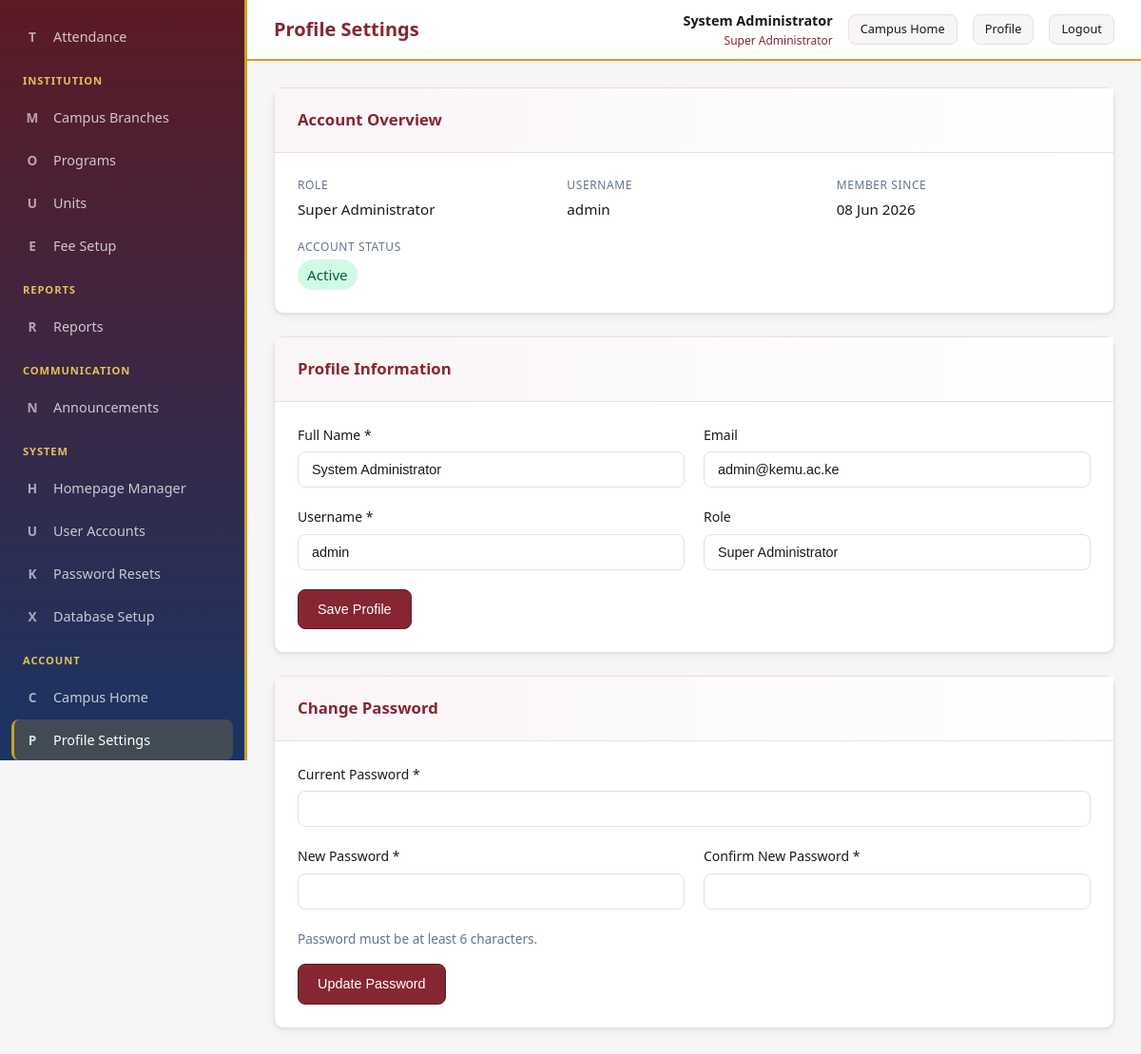
The app's page /modules/settings/profile.php (signed in) with its own data.
### tables this page shows
CREATE TABLE users (
    id INT AUTO_INCREMENT PRIMARY KEY,
    username VARCHAR(50) NOT NULL UNIQUE,
    password VARCHAR(255) NOT NULL,
    role ENUM('super_admin', 'admin', 'staff', 'student', 'faculty') NOT NULL,
    full_name VARCHAR(100) NOT NULL,
    email VARCHAR(100),
    related_id INT NULL,
    is_active TINYINT(1) DEFAULT 1,
    created_at TIMESTAMP DEFAULT CURRENT_TIMESTAMP
);

### includes/auth.php (called while the page is built, shortened)
<?php
require_once __DIR__ . '/functions.php';
function isLoggedIn(): bool
{
    return isset($_SESSION['user_id']);
}
function getCurrentUser(): ?array
{
    return [
        'id' => $_SESSION['user_id'],
        'username' => $_SESSION['username'],
        'role' => $_SESSION['user_role'],
        'full_name' => $_SESSION['full_name'],
        'related_id' => $_SESSION['related_id'] ?? null,
    ];
}
function getUserById(PDO $pdo, int $userId): ?array
{
    $stmt = $pdo->prepare("SELECT * FROM users WHERE id = ? AND is_active = 1");
    $stmt->execute([$userId]);
    $user = $stmt->fetch();
    return $user ?: null;
}
function canAccess(string $module): bool
{
    $role = $_SESSION['user_role'] ?? '';
    $permissions = [
        'super_admin' => ['dashboard', 'students', 'fees', 'fees_manage', 'faculty', 'library', 'institution', 'units', 'academics', 'reports', 'communications', 'settings', 'users', 'password_resets'],
        'admin' => ['dashboard', 'students', 'fees', 'fees_manage', 'faculty', 'library', 'institution', 'units', 'academics', 'reports', 'communications', 'users', 'password_resets'],
        'staff' => ['dashboard', 'students', 'fees', 'fees_manage', 'library', 'academics', 'reports', 'communications'],
        'faculty' => ['dashboard', 'library', 'academics', 'communications'],
        'student' => ['dashboard', 'fees_balance', 'library_student', 'academics_view', 'unit_registration', 'exam_card', 'semester_reporting', 'communications'],
    ];
    return in_array($module, $permissions[$role] ?? [], true);
}

### includes/functions.php (called while the page is built, shortened)
<?php
function sanitize(string $input): string
{
    return htmlspecialchars(trim($input), ENT_QUOTES, 'UTF-8');
}
function formatDate(?string $date): string
{
    return date('d M Y', strtotime($date));
}
function getRoleLabel(string $role): string
{
    $labels = [
        'super_admin' => 'Super Administrator',
        'admin' => 'Administrator',
        'staff' => 'Staff',
        'student' => 'Student',
        'faculty' => 'Faculty'
    ];
    return $labels[$role] ?? ucfirst($role);
}
function canManageHomepage(): bool
{
    return in_array($_SESSION['user_role'] ?? '', ['super_admin', 'admin'], true);
}

### modules/settings/profile.php (the view, shortened to what this page needs)
<?php
$pageTitle = 'Profile Settings';
require_once __DIR__ . '/../../includes/init.php';
$pdo = getDBConnection();
$userId = (int) $_SESSION['user_id'];
$user = getUserById($pdo, $userId);
$canChangeUsername = !in_array($user['role'], ['student', 'faculty'], true);
$user = getUserById($pdo, $userId);
require_once __DIR__ . '/../../includes/header.php';
?>
<div class="card">
    <div class="card-header"><h3>Account Overview</h3></div>
    <div class="card-body">
        <div class="detail-grid">
            <div class="detail-item"><label>Role</label><span><?= sanitize(getRoleLabel($user['role'])) ?></span></div>
            <div class="detail-item"><label>Username</label><span><?= sanitize($user['username']) ?></span></div>
            <div class="detail-item"><label>Member Since</label><span><?= formatDate($user['created_at']) ?></span></div>
            <div class="detail-item"><label>Account Status</label><span><span class="badge badge-success">Active</span></span></div>
        </div>
    </div>
</div>
<div class="card">
    <div class="card-header"><h3>Profile Information</h3></div>
    <div class="card-body">
        <form method="POST">
            <div class="form-row">
                <div class="form-group">
                    <label>Full Name *</label>
                    <input type="text" name="full_name" class="form-control" value="<?= sanitize($user['full_name']) ?>" required>
                </div>
                <div class="form-group">
                    <label>Email</label>
                    <input type="email" name="email" class="form-control" value="<?= sanitize($user['email'] ?? '') ?>">
                </div>
            </div>
            <div class="form-row">
                <div class="form-group">
                    <label>Username <?= $canChangeUsername ? '*' : '' ?></label>
                    <?php if ($canChangeUsername): ?>
                    <input type="text" name="username" class="form-control" value="<?= sanitize($user['username']) ?>" required>
                    <?php else: ?>
                    <input type="text" class="form-control" value="<?= sanitize($user['username']) ?>" disabled>
                    <p style="font-size:0.8rem;color:var(--text-muted);margin-top:6px;">Username is linked to your student number or staff ID and cannot be changed.</p>
                    <?php endif; ?>
                </div>
                <div class="form-group">
                    <label>Role</label>
                    <input type="text" class="form-control" value="<?= sanitize(getRoleLabel($user['role'])) ?>" disabled>
                </div>
            </div>
            <button type="submit" class="btn btn-primary">Save Profile</button>
        </form>
    </div>
</div>
<div class="card">
    <div class="card-header"><h3>Change Password</h3></div>
    <div class="card-body">
        <form method="POST">
            <div class="form-row">
                <div class="form-group">
                    <label>Current Password *</label>
                    <input type="password" name="current_password" class="form-control" required autocomplete="current-password">
                </div>
            </div>
            <div class="form-row">
                <div class="form-group">
                    <label>New Password *</label>
                    <input type="password" name="new_password" class="form-control" required minlength="6" autocomplete="new-password">
                </div>
                <div class="form-group">
                    <label>Confirm New Password *</label>
                    <input type="password" name="confirm_password" class="form-control" required minlength="6" autocomplete="new-password">
                </div>
            </div>
            <p style="font-size:0.85rem;color:var(--text-muted);margin-bottom:16px;">Password must be at least 6 characters.</p>
            <button type="submit" class="btn btn-primary">Update Password</button>
        </form>
    </div>
</div>
<?php require_once __DIR__ . '/../../includes/footer.php'; ?>

### includes/header.php (shortened to what this page needs)
<?php
require_once __DIR__ . '/init.php';
$currentUser = getCurrentUser();
$currentPage = basename($_SERVER['PHP_SELF'], '.php');
?>
<!DOCTYPE html>
<html lang="en">
<head>
    <link rel="stylesheet" href="<?= BASE_URL ?>/assets/css/style.css">
</head>
<body>
<div class="app-layout">
    <aside class="sidebar" id="sidebar">
        <nav class="sidebar-nav">
            <?php if (canAccess('academics')): ?>
            <div class="nav-section">
                <a href="<?= BASE_URL ?>/modules/academics/grades.php" class="nav-link <?= $currentPage === 'grades' ? 'active' : '' ?>">
                </a>
                <a href="<?= BASE_URL ?>/modules/academics/attendance.php" class="nav-link <?= $currentPage === 'attendance' ? 'active' : '' ?>">
                    <span class="nav-icon">T</span> Attendance
                </a>
            </div>
            <?php endif; ?>
            <?php if (canAccess('institution')): ?>
            <div class="nav-section">
                <div class="nav-section-title">Institution</div>
                <a href="<?= BASE_URL ?>/modules/institution/campus.php" class="nav-link <?= $currentPage === 'campus' ? 'active' : '' ?>">
                    <span class="nav-icon">M</span> Campus Branches
                </a>
                <a href="<?= BASE_URL ?>/modules/institution/programs.php" class="nav-link <?= $currentPage === 'programs' ? 'active' : '' ?>">
                    <span class="nav-icon">O</span> Programs
                </a>
                <a href="<?= BASE_URL ?>/modules/institution/units.php" class="nav-link <?= $currentPage === 'units' ? 'active' : '' ?>">
                    <span class="nav-icon">U</span> Units
                </a>
                <a href="<?= BASE_URL ?>/modules/institution/fees.php" class="nav-link <?= $currentPage === 'fees' && strpos($_SERVER['PHP_SELF'], 'institution') !== false ? 'active' : '' ?>">
                    <span class="nav-icon">E</span> Fee Setup
                </a>
            </div>
            <?php endif; ?>
            <?php if (canAccess('reports')): ?>
            <div class="nav-section">
                <div class="nav-section-title">Reports</div>
                <a href="<?= BASE_URL ?>/modules/reports/index.php" class="nav-link <?= $currentPage === 'index' && strpos($_SERVER['PHP_SELF'], 'reports') !== false ? 'active' : '' ?>">
                    <span class="nav-icon">R</span> Reports
                </a>
            </div>
            <?php endif; ?>
            <?php if (canAccess('communications')): ?>
            <div class="nav-section">
                <div class="nav-section-title">Communication</div>
                <a href="<?= BASE_URL ?>/modules/communications/announcements.php" class="nav-link <?= $currentPage === 'announcements' ? 'active' : '' ?>">
                    <span class="nav-icon">N</span> Announcements
                </a>
            </div>
            <?php endif; ?>
            <?php if (canAccess('users') || canAccess('settings') || canManageHomepage()): ?>
            <div class="nav-section">
                <div class="nav-section-title">System</div>
                <?php if (canManageHomepage()): ?>
                <a href="<?= BASE_URL ?>/modules/settings/homepage.php" class="nav-link <?= $currentPage === 'homepage' ? 'active' : '' ?>">
                    <span class="nav-icon">H</span> Homepage Manager
                </a>
                <?php endif; ?>
                <?php if (canAccess('users')): ?>
                <a href="<?= BASE_URL ?>/modules/settings/users.php" class="nav-link <?= $currentPage === 'users' ? 'active' : '' ?>">
                    <span class="nav-icon">U</span> User Accounts
                </a>
                <?php endif; ?>
                <?php if (canAccess('password_resets')): ?>
                <a href="<?= BASE_URL ?>/modules/settings/password_resets.php" class="nav-link <?= $currentPage === 'password_resets' ? 'active' : '' ?>">
                    <span class="nav-icon">K</span> Password Resets
                </a>
                <?php endif; ?>
                <?php if (canAccess('settings')): ?>
                <a href="<?= BASE_URL ?>/modules/settings/database.php" class="nav-link <?= $currentPage === 'database' ? 'active' : '' ?>">
                    <span class="nav-icon">X</span> Database Setup
                </a>
                <?php endif; ?>
            </div>
            <?php endif; ?>
            <div class="nav-section">
                <div class="nav-section-title">Account</div>
                <a href="<?= BASE_URL ?>/" class="nav-link">
                    <span class="nav-icon">C</span> Campus Home
                </a>
                <a href="<?= BASE_URL ?>/modules/settings/profile.php" class="nav-link <?= $currentPage === 'profile' ? 'active' : '' ?>">
                    <span class="nav-icon">P</span> Profile Settings
                </a>
            </div>
        </nav>
    </aside>
    <div class="main-content">
        <header class="top-header">
            <div style="display:flex;align-items:center;gap:12px;">
                <h1 class="page-title"><?= isset($pageTitle) ? sanitize($pageTitle) : 'Dashboard' ?></h1>
            </div>
            <div class="user-menu">
                <div class="user-info">
                    <div class="name"><?= sanitize($currentUser['full_name'] ?? '') ?></div>
                    <div class="role"><?= getRoleLabel($currentUser['role'] ?? '') ?></div>
                </div>
                <a href="<?= BASE_URL ?>/" class="btn btn-secondary btn-sm">Campus Home</a>
                <a href="<?= BASE_URL ?>/modules/settings/profile.php" class="btn btn-secondary btn-sm">Profile</a>
                <a href="<?= BASE_URL ?>/logout.php" class="btn btn-secondary btn-sm">Logout</a>
            </div>
        </header>
        <main class="content-area">

### records on screen
users: full_name "System Administrator", role "Super Administrator", username "admin", created_at "08 Jun 2026", email "admin@kemu.ac.ke"

### other values on screen
$pageTitle "Profile Settings"
